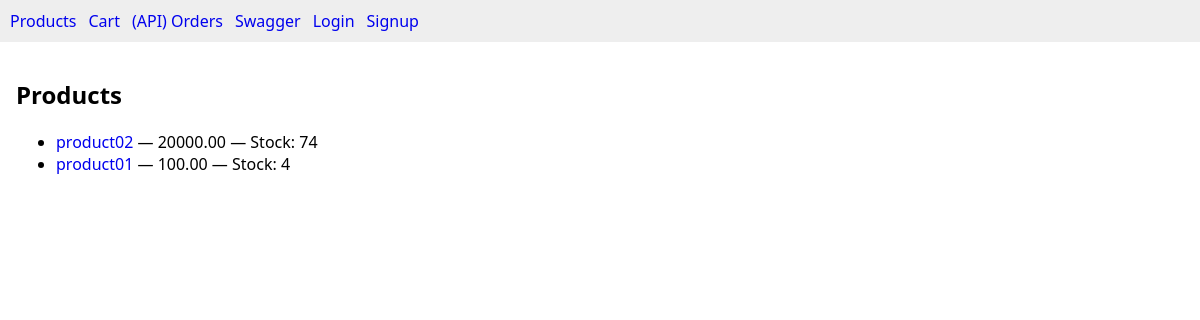
The app's page /products/list/, older data.
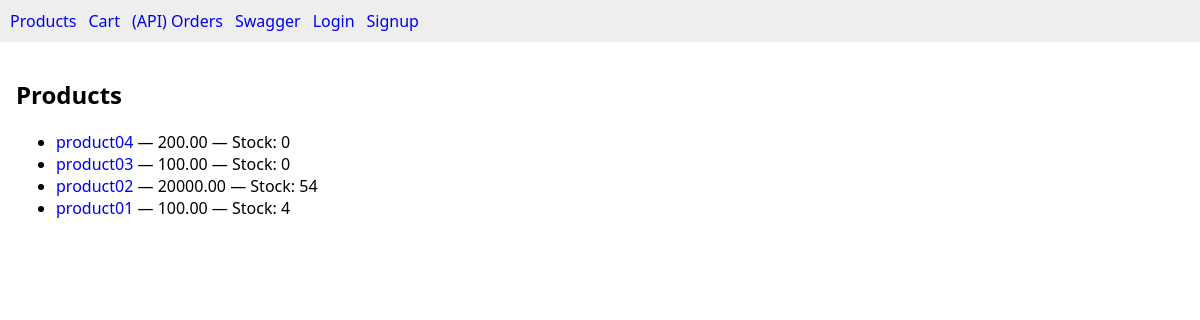
The same page, newer data.
### products/models.py (models this page shows, shortened)
class Product(models.Model):
    name = models.CharField(max_length=150)
    description = models.TextField(blank=True)
    price = models.DecimalField(max_digits=10, decimal_places=2)
    stock = models.PositiveIntegerField(default=0)
    created_at = models.DateTimeField(auto_now_add=True)

### products/views.py (the view)
# urls.py: path('list/', product_list_page, name='list'),
def product_list_page(request):
    products = Product.objects.all().order_by('-created_at')
    return render(request, 'products/product_list.html', {'products': products})

### templates/products/product_list.html
{% extends 'base.html' %}
{% block content %}
<h2>Products</h2>
<ul>
  {% for p in products %}
    <li>
      <a href="/products/{{ p.id }}/">{{ p.name }}</a> — {{ p.price }} — Stock: {{ p.stock }}
    </li>
  {% empty %}
    <li>No products yet.</li>
  {% endfor %}
</ul>
{% endblock %}

### templates/base.html (shortened to what this page needs)
<!doctype html>
<html>
  <head>
    <link rel="stylesheet" href="/static/css/styles.css">
  </head>
  <body>
    {% include 'navbar.html' %}
    <main class="container">
      {% block content %}{% endblock %}
    </main>
  </body>
</html>

### templates/navbar.html
<nav class="nav">
  <a href="/products/list/">Products</a>
  <a href="/cart/">Cart</a>
  <a href="/orders/orders">(API) Orders</a>
  <a href="/docs/">Swagger</a>
  {% if request.user.is_authenticated %}
    <span>Hi, {{ request.user.username }}</span>
    <a href="/accounts/logout/">Logout</a>
  {% else %}
    <a href="/accounts/login/">Login</a>
    <a href="/accounts/signup/">Signup</a>
  {% endif %}
</nav>

### static/css/styles.css (style rules this page uses)
body { font-family: system-ui, Arial, sans-serif; margin: 0; }
.nav { display:flex; gap:12px; padding:10px; background:#eee; }
.container { padding: 16px; }
a { text-decoration: none; }

Row changes from the older to the newer data that the page shows:
added Product: name "product04", price "200.00", stock "0"
added Product: name "product03", price "100.00", stock "0"
changed Product "product02": stock "74" → "54"
